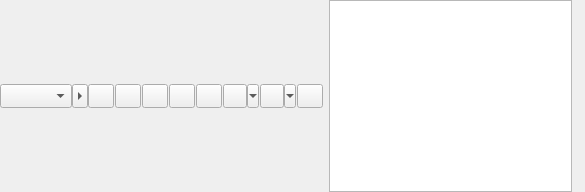
<?xml version="1.0" encoding="UTF-8"?>
<ui version="4.0">
 <class>InputWidget</class>
 <widget class="QWidget" name="InputWidget">
  <property name="geometry">
   <rect>
    <x>0</x>
    <y>0</y>
    <width>585</width>
    <height>192</height>
   </rect>
  </property>
  <property name="sizePolicy">
   <sizepolicy hsizetype="Preferred" vsizetype="Fixed">
    <horstretch>0</horstretch>
    <verstretch>0</verstretch>
   </sizepolicy>
  </property>
  <property name="minimumSize">
   <size>
    <width>384</width>
    <height>0</height>
   </size>
  </property>
  <property name="windowTitle">
   <string>Form</string>
  </property>
  <layout class="QHBoxLayout" name="horizontalLayout">
   <property name="spacing">
    <number>6</number>
   </property>
   <property name="leftMargin">
    <number>0</number>
   </property>
   <property name="topMargin">
    <number>0</number>
   </property>
   <property name="rightMargin">
    <number>0</number>
   </property>
   <property name="bottomMargin">
    <number>0</number>
   </property>
   <item>
    <widget class="QFrame" name="controlsFrame">
     <property name="sizePolicy">
      <sizepolicy hsizetype="Minimum" vsizetype="Maximum">
       <horstretch>0</horstretch>
       <verstretch>0</verstretch>
      </sizepolicy>
     </property>
     <property name="frameShape">
      <enum>QFrame::NoFrame</enum>
     </property>
     <property name="frameShadow">
      <enum>QFrame::Raised</enum>
     </property>
     <layout class="QHBoxLayout" name="controlsFrameLayout">
      <property name="spacing">
       <number>0</number>
      </property>
      <property name="leftMargin">
       <number>0</number>
      </property>
      <property name="topMargin">
       <number>0</number>
      </property>
      <property name="rightMargin">
       <number>0</number>
      </property>
      <property name="bottomMargin">
       <number>0</number>
      </property>
      <item>
       <widget class="QComboBox" name="ownNick">
        <property name="sizePolicy">
         <sizepolicy hsizetype="Preferred" vsizetype="MinimumExpanding">
          <horstretch>0</horstretch>
          <verstretch>0</verstretch>
         </sizepolicy>
        </property>
        <property name="minimumSize">
         <size>
          <width>0</width>
          <height>24</height>
         </size>
        </property>
        <property name="toolTip">
         <string>View and change nick</string>
        </property>
        <property name="frame">
         <bool>true</bool>
        </property>
       </widget>
      </item>
      <item>
       <widget class="QToolButton" name="showStyleButton">
        <property name="sizePolicy">
         <sizepolicy hsizetype="Fixed" vsizetype="Maximum">
          <horstretch>0</horstretch>
          <verstretch>0</verstretch>
         </sizepolicy>
        </property>
        <property name="minimumSize">
         <size>
          <width>16</width>
          <height>24</height>
         </size>
        </property>
        <property name="maximumSize">
         <size>
          <width>16</width>
          <height>16777215</height>
         </size>
        </property>
        <property name="text">
         <string/>
        </property>
        <property name="checkable">
         <bool>true</bool>
        </property>
        <property name="arrowType">
         <enum>Qt::RightArrow</enum>
        </property>
       </widget>
      </item>
      <item>
       <widget class="QFrame" name="styleFrame">
        <property name="sizePolicy">
         <sizepolicy hsizetype="Preferred" vsizetype="Maximum">
          <horstretch>0</horstretch>
          <verstretch>0</verstretch>
         </sizepolicy>
        </property>
        <layout class="QHBoxLayout" name="styleHorizontalLayout">
         <property name="spacing">
          <number>1</number>
         </property>
         <property name="leftMargin">
          <number>0</number>
         </property>
         <property name="topMargin">
          <number>0</number>
         </property>
         <property name="rightMargin">
          <number>0</number>
         </property>
         <property name="bottomMargin">
          <number>0</number>
         </property>
         <item>
          <widget class="QToolButton" name="boldButton">
           <property name="enabled">
            <bool>true</bool>
           </property>
           <property name="sizePolicy">
            <sizepolicy hsizetype="Fixed" vsizetype="Maximum">
             <horstretch>0</horstretch>
             <verstretch>0</verstretch>
            </sizepolicy>
           </property>
           <property name="minimumSize">
            <size>
             <width>26</width>
             <height>24</height>
            </size>
           </property>
           <property name="maximumSize">
            <size>
             <width>16777215</width>
             <height>16777215</height>
            </size>
           </property>
           <property name="toolTip">
            <string>Bold</string>
           </property>
           <property name="text">
            <string/>
           </property>
           <property name="iconSize">
            <size>
             <width>16</width>
             <height>16</height>
            </size>
           </property>
           <property name="checkable">
            <bool>true</bool>
           </property>
          </widget>
         </item>
         <item>
          <widget class="QToolButton" name="italicButton">
           <property name="enabled">
            <bool>true</bool>
           </property>
           <property name="sizePolicy">
            <sizepolicy hsizetype="Fixed" vsizetype="Maximum">
             <horstretch>0</horstretch>
             <verstretch>0</verstretch>
            </sizepolicy>
           </property>
           <property name="minimumSize">
            <size>
             <width>26</width>
             <height>24</height>
            </size>
           </property>
           <property name="maximumSize">
            <size>
             <width>16777215</width>
             <height>16777215</height>
            </size>
           </property>
           <property name="toolTip">
            <string>Italic</string>
           </property>
           <property name="text">
            <string/>
           </property>
           <property name="iconSize">
            <size>
             <width>16</width>
             <height>16</height>
            </size>
           </property>
           <property name="checkable">
            <bool>true</bool>
           </property>
           <property name="checked">
            <bool>false</bool>
           </property>
          </widget>
         </item>
         <item>
          <widget class="QToolButton" name="underlineButton">
           <property name="enabled">
            <bool>true</bool>
           </property>
           <property name="sizePolicy">
            <sizepolicy hsizetype="Fixed" vsizetype="Maximum">
             <horstretch>0</horstretch>
             <verstretch>0</verstretch>
            </sizepolicy>
           </property>
           <property name="minimumSize">
            <size>
             <width>26</width>
             <height>24</height>
            </size>
           </property>
           <property name="maximumSize">
            <size>
             <width>16777215</width>
             <height>16777215</height>
            </size>
           </property>
           <property name="toolTip">
            <string>Underline</string>
           </property>
           <property name="text">
            <string/>
           </property>
           <property name="iconSize">
            <size>
             <width>16</width>
             <height>16</height>
            </size>
           </property>
           <property name="checkable">
            <bool>true</bool>
           </property>
           <property name="checked">
            <bool>false</bool>
           </property>
          </widget>
         </item>
         <item>
          <widget class="QToolButton" name="strikethroughButton">
           <property name="enabled">
            <bool>true</bool>
           </property>
           <property name="sizePolicy">
            <sizepolicy hsizetype="Fixed" vsizetype="Maximum">
             <horstretch>0</horstretch>
             <verstretch>0</verstretch>
            </sizepolicy>
           </property>
           <property name="minimumSize">
            <size>
             <width>26</width>
             <height>24</height>
            </size>
           </property>
           <property name="maximumSize">
            <size>
             <width>16777215</width>
             <height>16777215</height>
            </size>
           </property>
           <property name="toolTip">
            <string>Strikethrough</string>
           </property>
           <property name="text">
            <string/>
           </property>
           <property name="iconSize">
            <size>
             <width>16</width>
             <height>16</height>
            </size>
           </property>
           <property name="checkable">
            <bool>true</bool>
           </property>
           <property name="checked">
            <bool>false</bool>
           </property>
          </widget>
         </item>
         <item>
          <widget class="QToolButton" name="monospaceButton">
           <property name="enabled">
            <bool>true</bool>
           </property>
           <property name="sizePolicy">
            <sizepolicy hsizetype="Fixed" vsizetype="Maximum">
             <horstretch>0</horstretch>
             <verstretch>0</verstretch>
            </sizepolicy>
           </property>
           <property name="minimumSize">
            <size>
             <width>26</width>
             <height>24</height>
            </size>
           </property>
           <property name="maximumSize">
            <size>
             <width>16777215</width>
             <height>16777215</height>
            </size>
           </property>
           <property name="toolTip">
            <string>Monospace</string>
           </property>
           <property name="text">
            <string/>
           </property>
           <property name="iconSize">
            <size>
             <width>16</width>
             <height>16</height>
            </size>
           </property>
           <property name="checkable">
            <bool>true</bool>
           </property>
           <property name="checked">
            <bool>false</bool>
           </property>
          </widget>
         </item>
         <item>
          <widget class="QToolButton" name="textcolorButton">
           <property name="sizePolicy">
            <sizepolicy hsizetype="Fixed" vsizetype="Maximum">
             <horstretch>0</horstretch>
             <verstretch>0</verstretch>
            </sizepolicy>
           </property>
           <property name="minimumSize">
            <size>
             <width>0</width>
             <height>24</height>
            </size>
           </property>
           <property name="maximumSize">
            <size>
             <width>16777215</width>
             <height>16777215</height>
            </size>
           </property>
           <property name="toolTip">
            <string>Set foreground color</string>
           </property>
           <property name="text">
            <string/>
           </property>
           <property name="popupMode">
            <enum>QToolButton::MenuButtonPopup</enum>
           </property>
          </widget>
         </item>
         <item>
          <widget class="QToolButton" name="highlightcolorButton">
           <property name="sizePolicy">
            <sizepolicy hsizetype="Fixed" vsizetype="Maximum">
             <horstretch>0</horstretch>
             <verstretch>0</verstretch>
            </sizepolicy>
           </property>
           <property name="minimumSize">
            <size>
             <width>0</width>
             <height>24</height>
            </size>
           </property>
           <property name="maximumSize">
            <size>
             <width>16777215</width>
             <height>16777215</height>
            </size>
           </property>
           <property name="toolTip">
            <string>Set background color</string>
           </property>
           <property name="text">
            <string/>
           </property>
           <property name="popupMode">
            <enum>QToolButton::MenuButtonPopup</enum>
           </property>
          </widget>
         </item>
         <item>
          <widget class="QToolButton" name="clearButton">
           <property name="enabled">
            <bool>true</bool>
           </property>
           <property name="sizePolicy">
            <sizepolicy hsizetype="Fixed" vsizetype="Maximum">
             <horstretch>0</horstretch>
             <verstretch>0</verstretch>
            </sizepolicy>
           </property>
           <property name="minimumSize">
            <size>
             <width>26</width>
             <height>24</height>
            </size>
           </property>
           <property name="maximumSize">
            <size>
             <width>16777215</width>
             <height>16777215</height>
            </size>
           </property>
           <property name="toolTip">
            <string>Clear formatting</string>
           </property>
           <property name="text">
            <string/>
           </property>
           <property name="iconSize">
            <size>
             <width>16</width>
             <height>16</height>
            </size>
           </property>
          </widget>
         </item>
        </layout>
       </widget>
      </item>
     </layout>
    </widget>
   </item>
   <item>
    <widget class="QFrame" name="inputFrame">
     <property name="sizePolicy">
      <sizepolicy hsizetype="Expanding" vsizetype="Preferred">
       <horstretch>0</horstretch>
       <verstretch>0</verstretch>
      </sizepolicy>
     </property>
     <property name="frameShape">
      <enum>QFrame::NoFrame</enum>
     </property>
     <property name="frameShadow">
      <enum>QFrame::Raised</enum>
     </property>
     <layout class="QVBoxLayout" name="inputFrameLayout">
      <property name="spacing">
       <number>0</number>
      </property>
      <property name="leftMargin">
       <number>0</number>
      </property>
      <property name="topMargin">
       <number>0</number>
      </property>
      <property name="rightMargin">
       <number>0</number>
      </property>
      <property name="bottomMargin">
       <number>0</number>
      </property>
      <item>
       <widget class="MultiLineEdit" name="inputEdit">
        <property name="enabled">
         <bool>true</bool>
        </property>
        <property name="sizePolicy">
         <sizepolicy hsizetype="MinimumExpanding" vsizetype="Maximum">
          <horstretch>0</horstretch>
          <verstretch>24</verstretch>
         </sizepolicy>
        </property>
        <property name="minimumSize">
         <size>
          <width>24</width>
          <height>0</height>
         </size>
        </property>
        <property name="maximumSize">
         <size>
          <width>16777215</width>
          <height>16777215</height>
         </size>
        </property>
        <property name="verticalScrollBarPolicy">
         <enum>Qt::ScrollBarAsNeeded</enum>
        </property>
        <property name="horizontalScrollBarPolicy">
         <enum>Qt::ScrollBarAsNeeded</enum>
        </property>
        <property name="lineWrapMode">
         <enum>QTextEdit::NoWrap</enum>
        </property>
       </widget>
      </item>
     </layout>
    </widget>
   </item>
   <item>
    <widget class="QLabel" name="encryptionIconLabel">
     <property name="sizePolicy">
      <sizepolicy hsizetype="Preferred" vsizetype="Maximum">
       <horstretch>0</horstretch>
       <verstretch>0</verstretch>
      </sizepolicy>
     </property>
     <property name="text">
      <string notr="true">&lt;img src=&quot;:/icons/oxygen/16x16/actions/document-encrypt.png&quot;&gt;</string>
     </property>
    </widget>
   </item>
  </layout>
 </widget>
 <customwidgets>
  <customwidget>
   <class>MultiLineEdit</class>
   <extends>QTextEdit</extends>
   <header>multilineedit.h</header>
  </customwidget>
 </customwidgets>
 <resources/>
 <connections/>
</ui>
